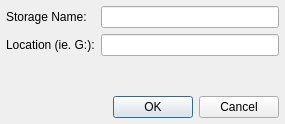
<ui version="4.0" >
 <class>ProjectStorageDialog</class>
 <widget class="QDialog" name="ProjectStorageDialog" >
  <property name="geometry" >
   <rect>
    <x>0</x>
    <y>0</y>
    <width>285</width>
    <height>124</height>
   </rect>
  </property>
  <property name="windowTitle" >
   <string>Project Storage</string>
  </property>
  <layout class="QVBoxLayout" >
   <property name="margin" >
    <number>6</number>
   </property>
   <property name="spacing" >
    <number>6</number>
   </property>
   <item>
    <layout class="QGridLayout" >
     <property name="margin" >
      <number>0</number>
     </property>
     <property name="spacing" >
      <number>6</number>
     </property>
     <item row="1" column="1" >
      <widget class="QLineEdit" name="mLocation" />
     </item>
     <item row="0" column="0" >
      <widget class="QLabel" name="label" >
       <property name="text" >
        <string>Storage Name:</string>
       </property>
      </widget>
     </item>
     <item row="0" column="1" >
      <widget class="QLineEdit" name="mStorageName" />
     </item>
     <item row="1" column="0" >
      <widget class="QLabel" name="label_2" >
       <property name="text" >
        <string>Location (ie. G:):</string>
       </property>
      </widget>
     </item>
    </layout>
   </item>
   <item>
    <spacer>
     <property name="orientation" >
      <enum>Qt::Vertical</enum>
     </property>
     <property name="sizeHint" >
      <size>
       <width>20</width>
       <height>40</height>
      </size>
     </property>
    </spacer>
   </item>
   <item>
    <widget class="QDialogButtonBox" name="buttonBox" >
     <property name="orientation" >
      <enum>Qt::Horizontal</enum>
     </property>
     <property name="standardButtons" >
      <set>QDialogButtonBox::Cancel|QDialogButtonBox::NoButton|QDialogButtonBox::Ok</set>
     </property>
    </widget>
   </item>
  </layout>
 </widget>
 <resources/>
 <connections>
  <connection>
   <sender>buttonBox</sender>
   <signal>accepted()</signal>
   <receiver>ProjectStorageDialog</receiver>
   <slot>accept()</slot>
   <hints>
    <hint type="sourcelabel" >
     <x>227</x>
     <y>110</y>
    </hint>
    <hint type="destinationlabel" >
     <x>157</x>
     <y>131</y>
    </hint>
   </hints>
  </connection>
  <connection>
   <sender>buttonBox</sender>
   <signal>rejected()</signal>
   <receiver>ProjectStorageDialog</receiver>
   <slot>reject()</slot>
   <hints>
    <hint type="sourcelabel" >
     <x>277</x>
     <y>116</y>
    </hint>
    <hint type="destinationlabel" >
     <x>286</x>
     <y>131</y>
    </hint>
   </hints>
  </connection>
 </connections>
</ui>
